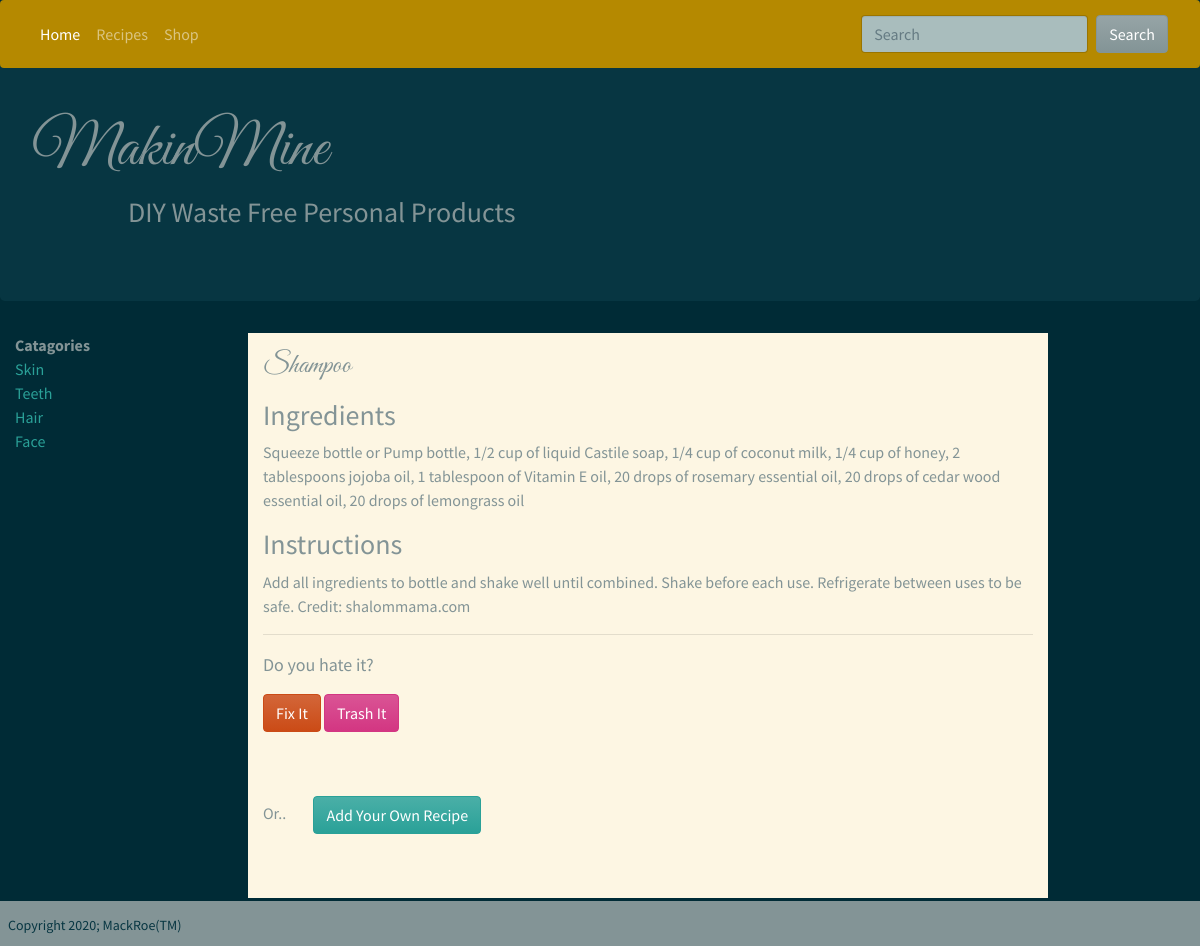
The page /shampoo on the database its author committed.
### recipes/models.py (models this page shows, shortened)
class Recipe(models.Model):
    title = models.CharField(max_length=200, unique=True)
    pub_date = models.DateTimeField(auto_now_add=True)
    catagory = models.CharField(max_length=200, default='')
    ingredients = models.TextField(default='')
    instructions = models.TextField(default='')
    rating = models.IntegerField(default=0)
    slug = models.SlugField(null=True)
    submitter = models.CharField(max_length=200, default='')

### recipes/views.py (the view)
# urls.py: path('<str:slug>', RecipeDetailView.as_view(), name='recipe_detail'),
class RecipeDetailView(DetailView):
    model = Recipe
    def get(self, request, slug):
        recipe_detail = self.get_queryset().get(slug__iexact=slug)
        return render(request, 'recipe_detail.html', {
            'recipe_detail': recipe_detail
        })

### recipes/templates/recipe_detail.html (shortened to what this page needs)
{% extends "base.html" %}
{% block content %}
<div class="col-md-8 bg-light mb-5 ml-5">
    <p>
        <h2>
            {{ recipe_detail.title }}
        </h2>
    <p>
        <h3>Ingredients</h3>
            {{ recipe_detail.ingredients }}<br />
    <p>
        <h3>Instructions</h3>
        {{ recipe_detail.instructions }}
    <hr>
    <p>
        Do you hate it? <br>
        <form method="POST">
            <a href="{% url 'update_recipe' recipe_detail.slug %}" class="btn btn-warning">
                Fix It
            </a>
            <a href="{% url 'delete_recipe' recipe_detail.slug %}" class="btn btn-danger">
                Trash It
            </a>
        </form>
        Or..
            <a href="{% url 'add_recipe' %}" class="btn btn-success ml-4 mt-5 mb-5">
                Add Your Own Recipe
            </a>
    </p>
</div>
{% endblock %}

### recipes/static/css/recipes.css (style rules this page uses)
html { font-size: 100%; }
p { font-size: 18px; }
h2 { font-family: 'Great Vibes', cursive; font-size: 28px; }

### rows shown on the page
Recipe: title "Shampoo", ingredients "Squeeze bottle or Pump bottle, 1/2 cup of liquid Castile soap, 1/4 cup of coconut milk, 1/4 cup of honey, 2 tablespoons jojoba oil, 1 tablespoon of Vitamin E oil, 20 drops of rosemary essential oil, 20 drops of cedar wood essential oil, 20 drops of lemongrass oil", instructions "Add all ingredients to bottle and shake well until combined. Shake before each use. Refrigerate between uses to be safe. Credit: shalommama.com"
